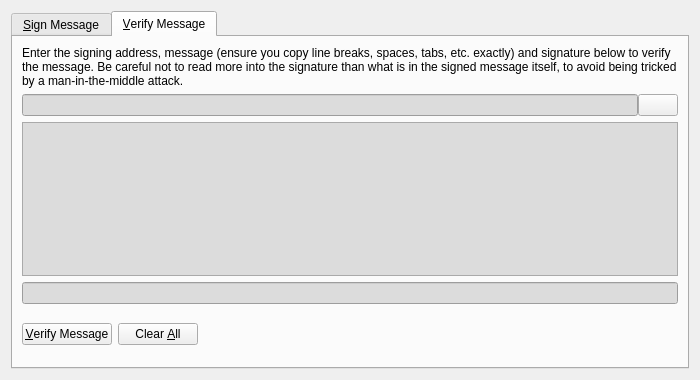
<?xml version="1.0" encoding="UTF-8"?>
<ui version="4.0">
 <class>SignVerifyMessageDialog</class>
 <widget class="QDialog" name="SignVerifyMessageDialog">
  <property name="geometry">
   <rect>
    <x>0</x>
    <y>0</y>
    <width>700</width>
    <height>380</height>
   </rect>
  </property>
  <property name="windowTitle">
   <string>Signatures - Sign / Verify a Message</string>
  </property>
  <property name="modal">
   <bool>true</bool>
  </property>
  <layout class="QVBoxLayout" name="verticalLayout">
   <item>
    <widget class="QTabWidget" name="tabWidget">
     <property name="currentIndex">
      <number>1</number>
     </property>
     <widget class="QWidget" name="tabSignMessage">
      <attribute name="title">
       <string>&amp;Sign Message</string>
      </attribute>
      <layout class="QVBoxLayout" name="verticalLayout_SM">
       <item>
        <widget class="QLabel" name="infoLabel_SM">
         <property name="text">
          <string>You can sign messages with your addresses to prove you own them. Be careful not to sign anything vague, as phishing attacks may try to trick you into signing your identity over to them. Only sign fully-detailed statements you agree to.</string>
         </property>
         <property name="textFormat">
          <enum>Qt::PlainText</enum>
         </property>
         <property name="wordWrap">
          <bool>true</bool>
         </property>
        </widget>
       </item>
       <item>
        <layout class="QHBoxLayout" name="horizontalLayout_1_SM">
         <property name="spacing">
          <number>0</number>
         </property>
         <item>
          <widget class="QValidatedLineEdit" name="addressIn_SM">
           <property name="toolTip">
            <string>The address to sign the message with (e.g. 1NS17iag9jJgTHD1VXjvLCEnZuQ3rJDE9L)</string>
           </property>
           <property name="styleSheet">
            <string notr="true">background-color: rgb(220, 220, 220);</string>
           </property>
           <property name="maxLength">
            <number>34</number>
           </property>
          </widget>
         </item>
         <item>
          <widget class="QPushButton" name="addressBookButton_SM">
           <property name="toolTip">
            <string>Choose an address from the address book</string>
           </property>
           <property name="text">
            <string/>
           </property>
           <property name="icon">
            <iconset resource="../bitcoin.qrc">
             <normaloff>:/icons/address-book</normaloff>:/icons/address-book</iconset>
           </property>
           <property name="shortcut">
            <string>Alt+A</string>
           </property>
           <property name="autoDefault">
            <bool>false</bool>
           </property>
          </widget>
         </item>
         <item>
          <widget class="QPushButton" name="pasteButton_SM">
           <property name="toolTip">
            <string>Paste address from clipboard</string>
           </property>
           <property name="text">
            <string/>
           </property>
           <property name="icon">
            <iconset resource="../bitcoin.qrc">
             <normaloff>:/icons/editpaste</normaloff>:/icons/editpaste</iconset>
           </property>
           <property name="shortcut">
            <string>Alt+P</string>
           </property>
           <property name="autoDefault">
            <bool>false</bool>
           </property>
          </widget>
         </item>
        </layout>
       </item>
       <item>
        <widget class="QPlainTextEdit" name="messageIn_SM">
         <property name="toolTip">
          <string>Enter the message you want to sign here</string>
         </property>
         <property name="styleSheet">
          <string notr="true">background-color: rgb(220, 220, 220);</string>
         </property>
        </widget>
       </item>
       <item>
        <layout class="QHBoxLayout" name="horizontalLayout_2_SM">
         <property name="spacing">
          <number>0</number>
         </property>
         <item>
          <widget class="QLineEdit" name="signatureOut_SM">
           <property name="font">
            <font>
             <italic>true</italic>
            </font>
           </property>
           <property name="styleSheet">
            <string notr="true">background-color: rgb(220, 220, 220);</string>
           </property>
           <property name="readOnly">
            <bool>true</bool>
           </property>
          </widget>
         </item>
         <item>
          <widget class="QPushButton" name="copySignatureButton_SM">
           <property name="toolTip">
            <string>Copy the current signature to the system clipboard</string>
           </property>
           <property name="text">
            <string/>
           </property>
           <property name="icon">
            <iconset resource="../bitcoin.qrc">
             <normaloff>:/icons/editcopy</normaloff>:/icons/editcopy</iconset>
           </property>
           <property name="autoDefault">
            <bool>false</bool>
           </property>
          </widget>
         </item>
        </layout>
       </item>
       <item>
        <layout class="QHBoxLayout" name="horizontalLayout_3_SM">
         <item>
          <widget class="QPushButton" name="signMessageButton_SM">
           <property name="toolTip">
            <string>Sign the message to prove you own this Bitcoin address</string>
           </property>
           <property name="text">
            <string>&amp;Sign Message</string>
           </property>
           <property name="icon">
            <iconset resource="../bitcoin.qrc">
             <normaloff>:/icons/edit</normaloff>:/icons/edit</iconset>
           </property>
           <property name="autoDefault">
            <bool>false</bool>
           </property>
          </widget>
         </item>
         <item>
          <widget class="QPushButton" name="clearButton_SM">
           <property name="toolTip">
            <string>Reset all sign message fields</string>
           </property>
           <property name="text">
            <string>Clear &amp;All</string>
           </property>
           <property name="icon">
            <iconset resource="../bitcoin.qrc">
             <normaloff>:/icons/remove</normaloff>:/icons/remove</iconset>
           </property>
           <property name="autoDefault">
            <bool>false</bool>
           </property>
          </widget>
         </item>
         <item>
          <spacer name="horizontalSpacer_1_SM">
           <property name="orientation">
            <enum>Qt::Horizontal</enum>
           </property>
           <property name="sizeHint" stdset="0">
            <size>
             <width>40</width>
             <height>48</height>
            </size>
           </property>
          </spacer>
         </item>
         <item>
          <widget class="QLabel" name="statusLabel_SM">
           <property name="font">
            <font>
             <weight>75</weight>
             <bold>true</bold>
            </font>
           </property>
           <property name="text">
            <string/>
           </property>
           <property name="wordWrap">
            <bool>true</bool>
           </property>
          </widget>
         </item>
         <item>
          <spacer name="horizontalSpacer_2_SM">
           <property name="orientation">
            <enum>Qt::Horizontal</enum>
           </property>
           <property name="sizeHint" stdset="0">
            <size>
             <width>40</width>
             <height>48</height>
            </size>
           </property>
          </spacer>
         </item>
        </layout>
       </item>
      </layout>
     </widget>
     <widget class="QWidget" name="tabVerifyMessage">
      <attribute name="title">
       <string>&amp;Verify Message</string>
      </attribute>
      <layout class="QVBoxLayout" name="verticalLayout_VM">
       <item>
        <widget class="QLabel" name="infoLabel_VM">
         <property name="text">
          <string>Enter the signing address, message (ensure you copy line breaks, spaces, tabs, etc. exactly) and signature below to verify the message. Be careful not to read more into the signature than what is in the signed message itself, to avoid being tricked by a man-in-the-middle attack.</string>
         </property>
         <property name="textFormat">
          <enum>Qt::PlainText</enum>
         </property>
         <property name="alignment">
          <set>Qt::AlignLeading|Qt::AlignLeft|Qt::AlignTop</set>
         </property>
         <property name="wordWrap">
          <bool>true</bool>
         </property>
        </widget>
       </item>
       <item>
        <layout class="QHBoxLayout" name="horizontalLayout_1_VM">
         <property name="spacing">
          <number>0</number>
         </property>
         <item>
          <widget class="QValidatedLineEdit" name="addressIn_VM">
           <property name="toolTip">
            <string>The address the message was signed with (e.g. 1NS17iag9jJgTHD1VXjvLCEnZuQ3rJDE9L)</string>
           </property>
           <property name="styleSheet">
            <string notr="true">background-color: rgb(220, 220, 220);</string>
           </property>
           <property name="maxLength">
            <number>34</number>
           </property>
          </widget>
         </item>
         <item>
          <widget class="QPushButton" name="addressBookButton_VM">
           <property name="toolTip">
            <string>Choose an address from the address book</string>
           </property>
           <property name="text">
            <string/>
           </property>
           <property name="icon">
            <iconset resource="../bitcoin.qrc">
             <normaloff>:/icons/address-book</normaloff>:/icons/address-book</iconset>
           </property>
           <property name="shortcut">
            <string>Alt+A</string>
           </property>
           <property name="autoDefault">
            <bool>false</bool>
           </property>
          </widget>
         </item>
        </layout>
       </item>
       <item>
        <widget class="QPlainTextEdit" name="messageIn_VM">
         <property name="styleSheet">
          <string notr="true">background-color: rgb(220, 220, 220);</string>
         </property>
        </widget>
       </item>
       <item>
        <widget class="QValidatedLineEdit" name="signatureIn_VM">
         <property name="styleSheet">
          <string notr="true">background-color: rgb(220, 220, 220);</string>
         </property>
        </widget>
       </item>
       <item>
        <layout class="QHBoxLayout" name="horizontalLayout_2_VM">
         <item>
          <widget class="QPushButton" name="verifyMessageButton_VM">
           <property name="toolTip">
            <string>Verify the message to ensure it was signed with the specified Bitcoin address</string>
           </property>
           <property name="text">
            <string>&amp;Verify Message</string>
           </property>
           <property name="icon">
            <iconset resource="../bitcoin.qrc">
             <normaloff>:/icons/transaction_0</normaloff>:/icons/transaction_0</iconset>
           </property>
           <property name="autoDefault">
            <bool>false</bool>
           </property>
          </widget>
         </item>
         <item>
          <widget class="QPushButton" name="clearButton_VM">
           <property name="toolTip">
            <string>Reset all verify message fields</string>
           </property>
           <property name="text">
            <string>Clear &amp;All</string>
           </property>
           <property name="icon">
            <iconset resource="../bitcoin.qrc">
             <normaloff>:/icons/remove</normaloff>:/icons/remove</iconset>
           </property>
           <property name="autoDefault">
            <bool>false</bool>
           </property>
          </widget>
         </item>
         <item>
          <spacer name="horizontalSpacer_1_VM">
           <property name="orientation">
            <enum>Qt::Horizontal</enum>
           </property>
           <property name="sizeHint" stdset="0">
            <size>
             <width>40</width>
             <height>48</height>
            </size>
           </property>
          </spacer>
         </item>
         <item>
          <widget class="QLabel" name="statusLabel_VM">
           <property name="font">
            <font>
             <weight>75</weight>
             <bold>true</bold>
            </font>
           </property>
           <property name="text">
            <string/>
           </property>
           <property name="wordWrap">
            <bool>true</bool>
           </property>
          </widget>
         </item>
         <item>
          <spacer name="horizontalSpacer_2_VM">
           <property name="orientation">
            <enum>Qt::Horizontal</enum>
           </property>
           <property name="sizeHint" stdset="0">
            <size>
             <width>40</width>
             <height>48</height>
            </size>
           </property>
          </spacer>
         </item>
        </layout>
       </item>
      </layout>
     </widget>
    </widget>
   </item>
  </layout>
 </widget>
 <customwidgets>
  <customwidget>
   <class>QValidatedLineEdit</class>
   <extends>QLineEdit</extends>
   <header>qvalidatedlineedit.h</header>
  </customwidget>
 </customwidgets>
 <resources>
  <include location="../bitcoin.qrc"/>
 </resources>
 <connections/>
</ui>
